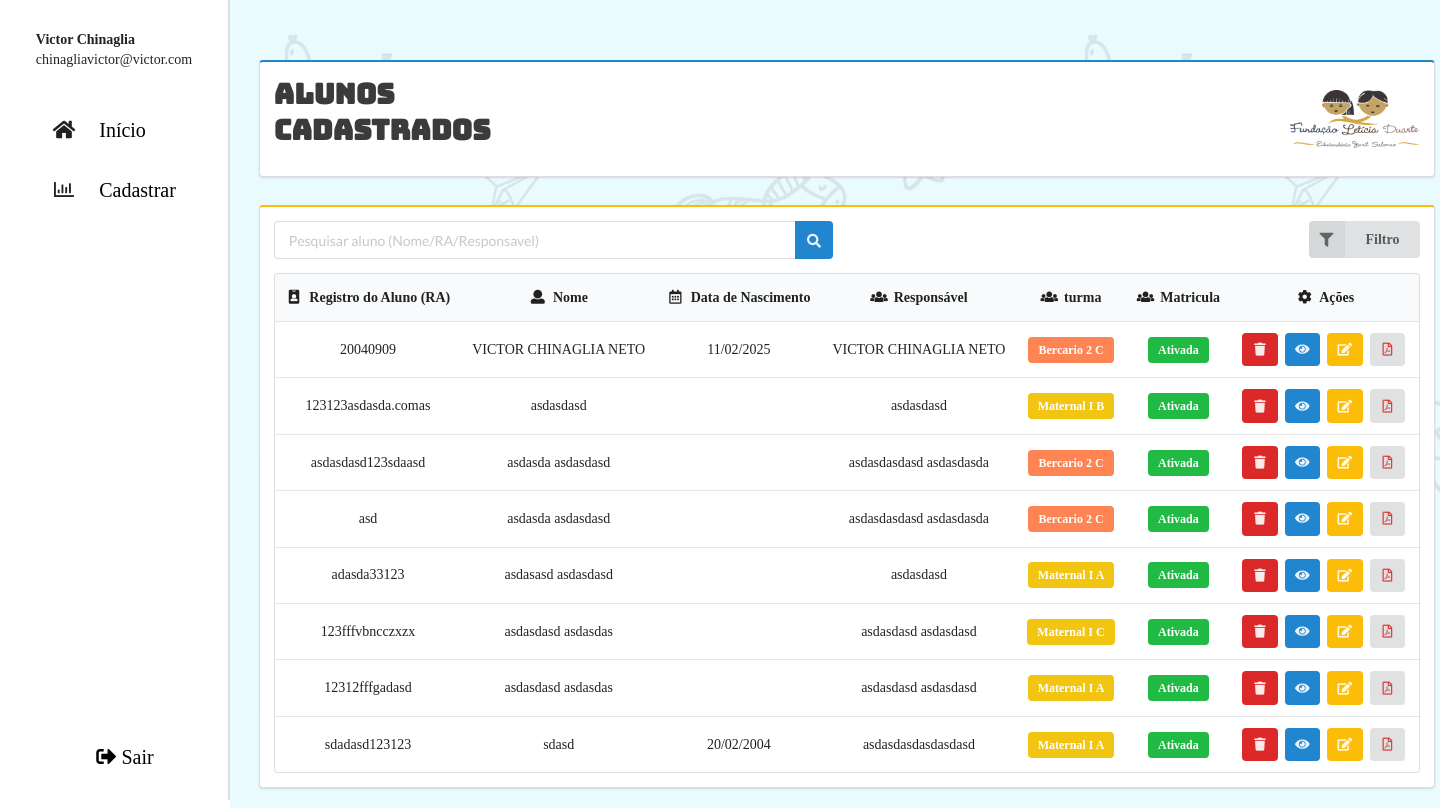
/cadastrados.php (signed in), run on the app's committed database.
### tables this page shows
CREATE TABLE `tb_matricula` (
  `id_matricula` int(11) NOT NULL,
  `aluno_id` int(11) DEFAULT NULL,
  `estrutura_familiar_id` int(11) DEFAULT NULL,
  `funcionario_id` int(11) DEFAULT NULL,
  `data` datetime NOT NULL DEFAULT current_timestamp() COMMENT 'Data e hora de criação do registro',
  `responsavel_1_id` int(11) DEFAULT NULL,
  `responsavel_2_id` int(11) DEFAULT NULL,
  `pessoa_autorizada_1_id` int(11) DEFAULT NULL,
  `pessoa_autorizada_2_id` int(11) DEFAULT NULL,
  `pessoa_autorizada_3_id` int(11) DEFAULT NULL,
  `pessoa_autorizada_4_id` int(11) DEFAULT NULL,
  `matricula_ativada` tinyint(2) DEFAULT 1
);

CREATE TABLE `tb_alunos` (
  `id` int(11) NOT NULL,
  `ra_aluno` varchar(100) NOT NULL,
  `nome` varchar(200) DEFAULT NULL,
  `cpf` varchar(14) DEFAULT NULL,
  `rg` varchar(12) DEFAULT NULL,
  `data_nascimento` date DEFAULT NULL,
  `etnia` varchar(20) DEFAULT NULL,
  `turma` enum('Bercario 2 A','Bercario 2 B','Bercario 2 C','Maternal I A','Maternal I B','Maternal I C','Maternal II A','Maternal II B','Multisseriada M.M','Multisseriada B.M') DEFAULT NULL,
  `autorizacao_febre` tinyint(1) DEFAULT 0 COMMENT 'Autoriza medicar em caso de febre',
  `remedio` varchar(100) DEFAULT NULL COMMENT 'Nome do remédio autorizado',
  `gotas` int(11) DEFAULT NULL COMMENT 'Quantidade de gotas',
  `permissao_foto` tinyint(1) DEFAULT 0 COMMENT 'Autoriza divulgação de imagem',
  `data_cadastro` timestamp NOT NULL DEFAULT current_timestamp() ON UPDATE current_timestamp(),
  `endereco_id` int(11) DEFAULT NULL,
  `funcionario_id` int(11) DEFAULT NULL
);

CREATE TABLE `tb_responsaveis` (
  `id_responsavel` int(11) NOT NULL,
  `tipo_responsavel` enum('Pai','Mãe','Avô','Avó','Irmão','Irmã','Tio','Tia','Outro') NOT NULL,
  `nome` varchar(200) DEFAULT NULL,
  `data_nascimento` date DEFAULT NULL,
  `estado_civil` enum('Solteiro','Casado','Divorciado','Viuvo','União Estável') DEFAULT NULL,
  `escolaridade` enum('Fundamental','Médio','Técnico','Superior','Pós-graduação','Outro') NOT NULL,
  `celular` varchar(20) DEFAULT NULL,
  `email` varchar(100) DEFAULT NULL,
  `nome_empresa` varchar(100) DEFAULT NULL,
  `profissao` varchar(100) DEFAULT NULL,
  `telefone_trabalho` varchar(20) DEFAULT NULL,
  `horario_trabalho` varchar(100) DEFAULT NULL,
  `salario` decimal(10,2) DEFAULT NULL,
  `renda_extra` tinyint(1) DEFAULT NULL,
  `valor_renda_extra` decimal(10,2) DEFAULT NULL
);

### class/Matricula.php (called while the page is built, shortened)
<?php
class Matricula
{
    private $conn;
    public function __construct()
    {
        $dsn = "mysql:dbname={$_ENV['BANCO']};host={$_ENV['HOST']}";
        $usuario = $_ENV['USUARIO'];
        $senha = $_ENV['SENHA'];
        try {
            $this->conn = new PDO($dsn, $usuario, $senha);
            $this->conn->setAttribute(PDO::ATTR_ERRMODE, PDO::ERRMODE_EXCEPTION);
        } catch (PDOException $e) {
            die("Erro de Conexão com o Banco de Dados: " . $e->getMessage());
        }
    }
    public function listarMatricula(): array
    {
        $sqlListar =
            "SELECT
                tb_alunos.id,
                tb_alunos.ra_aluno,
                tb_alunos.nome AS nome_aluno,
                tb_alunos.data_nascimento,
                tb_alunos.turma,
                tb_responsaveis.nome AS nome_responsavel,
                tb_matricula.matricula_ativada AS matricula
            FROM tb_matricula
                INNER JOIN tb_alunos ON tb_matricula.aluno_id = tb_alunos.id
                INNER JOIN tb_responsaveis ON tb_matricula.responsavel_1_id = tb_responsaveis.id_responsavel
            WHERE matricula_ativada = 1;";
        $dados = $this->conn->query($sqlListar)->fetchAll();
        return $dados;
    }
}

### cadastrados.php (the view, shortened to what this page needs)
<?php
require './config.php';
include './class/Matricula.php';
$matricula = new Matricula();
$pesquisa = $_GET['txtPesquisar'] ?? '';
$filtro = isset($_GET['campo_filtro']) ? $_GET['campo_filtro'] : '';
if ($filtro) {
    $dadosMatricula = $matricula->filtrarTurma($filtro);;
} else if (empty($pesquisa)) {
    $dadosMatricula = $matricula->listarMatricula();
} else {
    $dadosMatricula = $matricula->pesquisarAluno($pesquisa);
}
?>
<!DOCTYPE html>
<html lang="pt-br">
<head>
    <link rel="stylesheet" href="https://cdn.jsdelivr.net/npm/semantic-ui@2.5.0/dist/semantic.min.css" />
    <link rel="stylesheet" href="./css/sistema.css" />
</head>
<body>
    <section class="corpo_pagina">
        <?php include './template/menuLateral.php' ?>
        <main class="conteudo_cadastrados">
            <section class="cabecalho_cadastrados ui segment blue">
                <h2>Alunos<br>Cadastrados</h2>
                <img class="ui small image fluid" src="./img/apresentacao_img/Logo Leiticia Duarte.png"
                    alt="logo da leticia duarte na tela de cadastros de alunos">
            </section>
            <section class="sessao_tabela ui segment yellow">
                <section class="pesquisar_alunos">
                    <div class="ui two column stackable grid">
                        <div class="eight wide column">
                            <form action="./cadastrados.php" method="GET" onsubmit="return validarPesquisar(event)">
                                <div class="ui action fluid input" id="div-pesquisar">
                                    <input name="txtPesquisar" id="txtPesquisar" type="text" placeholder="Pesquisar aluno (Nome/RA/Responsavel)">
                                    <button onclick="validarPesquisar()" class="ui icon primary button">
                                        <i class="search icon"></i>
                                    </button>
                                </div>
                            </form>
                        </div>
                        <div class="eight wide column">
                            <form action="./cadastrados.php" id="formulario_filtro" method="GET">
                                <div class="ui floating labeled icon dropdown button right floated">
                                    <i class="filter icon"></i>
                                    <span class="text">Filtro</span>
                                </div>
                            </form>
                        </div>
                    </div>
                </section>
                <table class="ui single line table center aligned">
                    <thead class="background-thead">
                        <tr>
                            <th><i class="id badge icon"></i> Registro do Aluno (RA)</th>
                            <th><i class="user icon"></i> Nome</th>
                            <th><i class="calendar alternate outline icon"></i> Data de Nascimento</th>
                            <th><i class="users icon"></i> Responsável</th>
                            <th><i class="users icon"></i> turma</th>
                            <th><i class="users icon"></i> Matricula</th>
                            <th><i class="cog icon"></i> Ações</th>
                        </tr>
                    </thead>
                    <tbody>
                        <?php if (empty($dadosMatricula)) { ?>
                            <tr>
                                <td colspan="7">
                                    <div class="ui center aligned">
                                        <img src="img/cadastrados/nenhum_aluno_cadastrado.png" class="ui image medium centered fluid" alt="">
                                        <div class="content">
                                            <div class="ui header">Nenhum Aluno Encontrado</div>
                                            <p>Nenhum aluno encontrado, para cadastrar um aluno clique no botão abaixo</p>
                                            <a href="./formulario-cadastro.php" class="ui small primary button">
                                                <i class="plus icon"></i> Cadastrar Novo Aluno
                                            </a>
                                        </div>
                                    </div>
                                </td>
                            </tr>
                            <?php } else {
                            foreach ($dadosMatricula as $matricula) {
                                $status_matricula = '';
                                $cor_label = '';
                                $status_db = $matricula['matricula'];
                                if ($status_db == 1) {
                                    $status_matricula = 'Ativada';
                                    $cor_label = 'green';
                                } else {
                                    $status_matricula = 'Desativada';
                                    $cor_label = 'red';
                                }
                                $cor_label_turma = '';
                                $tipo_turma = $matricula['turma'];
                                if ($tipo_turma === 'Bercario 2 A' || $tipo_turma === 'Bercario 2 B' || $tipo_turma === 'Bercario 2 C') {
                                    $cor_label_turma = 'label-bercario';
                                } else if ($tipo_turma === 'Maternal I A' || $tipo_turma === 'Maternal I B' || $tipo_turma === 'Maternal I C') {
                                    $cor_label_turma = 'label-maternal1';
                                } else if ($tipo_turma === 'Maternal II A' || $tipo_turma === 'Maternal II B' || $tipo_turma === 'Maternal II C') {
                                    $cor_label_turma = 'label-maternal2';
                                } else if ($tipo_turma === 'Multisseriada M.M' || $tipo_turma === 'Multisseriada B.M') {
                                    $cor_label_turma = 'label-multisseriada';
                                }
                                $dataNascimento = $matricula['data_nascimento'] ?? '';
                                if (!empty($dataNascimento) && $dataNascimento !== '0000-00-00') {
                                    $dataObj = DateTime::createFromFormat('Y-m-d', $dataNascimento);
                                    $dataFormatada = $dataObj ? $dataObj->format('d/m/Y') : '';
                                } else {
                                    $dataFormatada = '';
                                }
                            ?>
                                <tr>
                                    <td><?= $matricula['ra_aluno'] ?></td>
                                    <td><?= $matricula['nome_aluno'] ?></td>
                                    <td> <?=$dataFormatada ?></td>
                                    <td><?= $matricula['nome_responsavel'] ?></td>
                                    <td>
                                        <div class="ui <?= $cor_label_turma ?> label white">
                                            <?= $matricula['turma'] ?>
                                        </div>
                                    </td>
                                    <td>
                                        <div class="ui <?= $cor_label ?> label"><?= $status_matricula ?></div>
                                    </td>
                                    <td>
                                        <button
                                            data-tooltip="Desativar Matricula"
                                            data-inverted=""
                                            id="btn-deletar-aluno"
                                            type="button"
                                            class="btn-deletar-aluno ui small red icon button"
                                            data-id="<?= $matricula['id'] ?>"
                                            data-ra="<?= $matricula['ra_aluno'] ?>"
                                            data-nome="<?= $matricula['nome_aluno'] ?>"
                                            title="Excluir"
                                            <?= ($status_db == 0) ? 'style="display:none;"' : '' ?>>
                                            <i class="trash icon"></i>
                                        </button>
                                        <a href="./detalhes-aluno.php?idAluno=<?= $matricula['ra_aluno'] ?>"
                                            data-inverted=""
                                            data-tooltip="Detalhes Aluno"
                                            class="ui small icon button blue"
                                            title="Detalhes">
                                            <i class="eye icon"></i>
                                        </a>
                                        <a href="./editar-aluno.php?idAluno=<?= $matricula['ra_aluno'] ?>"
                                            data-tooltip="Editar Aluno"
                                            data-inverted=""
                                            class="ui small yellow icon button"
                                            <?= ($status_db == 0) ? 'style="display:none;"' : '' ?>>
                                            <i class="edit icon"></i>
                                        </a>
                                        <a href="./gerar-arquivo-pdf.php?idAluno=<?= $matricula['ra_aluno'] ?>" class="ui small icon button" data-tooltip="Baixar PDF" data-inverted="">
                                            <i class="file pdf outline red icon"></i>
                                        </a>
                                    </td>
                                </tr>
                        <?php }
                        } ?>
                    </tbody>
                </table>
            </section>
        </main>
    </section>
</body>
</html>

### css/sistema.css (style rules this page uses)
* { margin: 0; padding: 0; font-family: "Baloo2"; }
a { text-decoration: none; }
.corpo_pagina { display: flex; min-height: 100vh; }
.conteudo_cadastrados { padding: 60px 2vw 20px 2vw; width: 100%; display: flex; flex-direction: column; background: url(../img/cadastro_img/Background.png); background-color: #e6fbffe0; }
.cabecalho_cadastrados { display: flex; justify-content: space-between; align-items: center; width: 100%; }
.cabecalho_cadastrados h2 { font-size: 2rem; transition: 0.5s; color: #3b3b3b; font-family: 'Bungee'; }
.sessao_tabela { margin-top: 20px; width: 100%; }
.ui.small.image, .ui.small.images .image, .ui.small.images img, .ui.small.images svg { width: 130px; height: auto; font-size: .92857143rem; }
.pesquisar_alunos { width: 100%; }
.ui.label { display: inline-block; line-height: 1; vertical-align: baseline; margin: 0 .14285714em; background-color: #e8e8e8; background-image: none; padding: .5833em .833em; color: rgba(255, 255, 255, 1); text-transform: none; font-weight: 700; border: 0 solid transparent; border-radius: .28571429rem; transition: background .1s ease; }
.label-bercario { background-color: #ff8454 !important; }
.label-maternal1 { background-color: #f2c513 !important; }

### data on the page
tb_matricula: aluno.ra_aluno "20040909", aluno.nome "VICTOR CHINAGLIA NETO", aluno.data_nascimento "11/02/2025", responsavel_1.nome "VICTOR CHINAGLIA NETO", aluno.turma "Bercario 2 C", matricula_ativada "Ativada"
tb_matricula: aluno.ra_aluno "123123asdasda.comas", aluno.nome "asdasdasd", responsavel_1.nome "asdasdasd", aluno.turma "Maternal I B", matricula_ativada "Ativada"
tb_matricula: aluno.ra_aluno "asdasdasd123sdaasd", aluno.nome "asdasda asdasdasd", responsavel_1.nome "asdasdasdasd asdasdasda", aluno.turma "Bercario 2 C", matricula_ativada "Ativada"
tb_matricula: aluno.ra_aluno "asd", aluno.nome "asdasda asdasdasd", responsavel_1.nome "asdasdasdasd asdasdasda", aluno.turma "Bercario 2 C", matricula_ativada "Ativada"
tb_matricula: aluno.ra_aluno "adasda33123", aluno.nome "asdasasd asdasdasd", responsavel_1.nome "asdasdasd", aluno.turma "Maternal I A", matricula_ativada "Ativada"
tb_matricula: aluno.ra_aluno "123fffvbncczxzx", aluno.nome "asdasdasd asdasdas", responsavel_1.nome "asdasdasd asdasdasd", aluno.turma "Maternal I C", matricula_ativada "Ativada"
tb_matricula: aluno.ra_aluno "12312fffgadasd", aluno.nome "asdasdasd asdasdas", responsavel_1.nome "asdasdasd asdasdasd", aluno.turma "Maternal I A", matricula_ativada "Ativada"
tb_matricula: aluno.ra_aluno "sdadasd123123", aluno.nome "sdasd", aluno.data_nascimento "20/02/2004", responsavel_1.nome "asdasdasdasdasdasd", aluno.turma "Maternal I A", matricula_ativada "Ativada"

### other printed values
$nome_usuario "Victor Chinaglia"
$email_usuario "chinagliavictor@victor.com"
